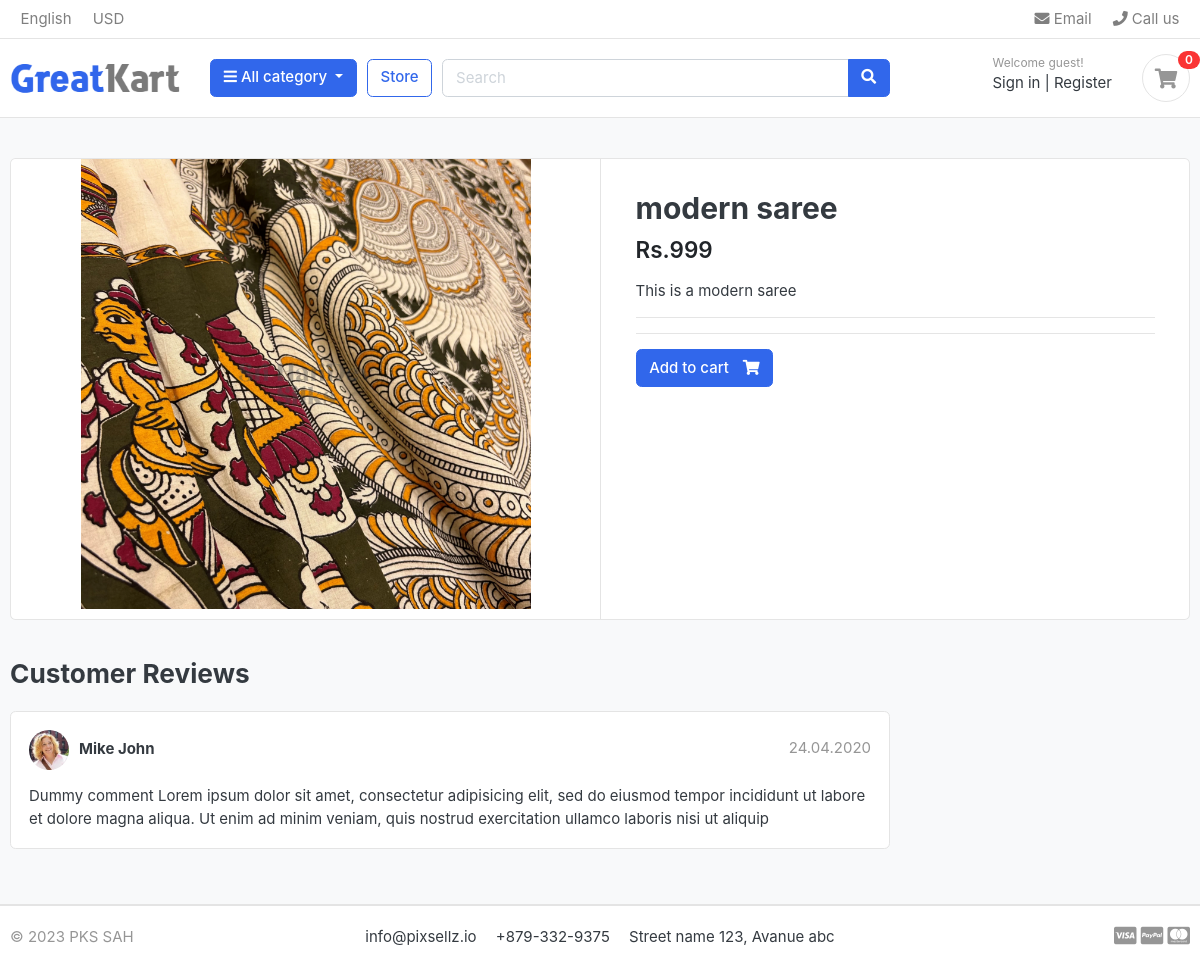
Screenshot of /store/modern-saree/modern-saree/ with the database file from the repository.
### store/models.py (models this page shows, shortened)
class Product(models.Model):
    product_name = models.CharField(max_length=200, unique=True)
    slug = models.SlugField(max_length=200, unique=True)
    description = models.TextField(max_length=500, blank=True)
    price = models.IntegerField()
    images = models.ImageField(upload_to='photos/products')
    stock = models.IntegerField()
    is_available = models.BooleanField(default=True)
    category = models.ForeignKey(Category, on_delete=models.CASCADE)
    created_date = models.DateField(auto_now_add=True)
    modified_date = models.DateTimeField(auto_now=True)

### store/views.py (the view)
# urls.py: path('<slug:category_slug>/<slug:product_slug>/', views.product_detail, name='product_detail'),
def product_detail(request, category_slug, product_slug):
    try:
        single_product = Product.objects.get(category__slug=category_slug, slug=product_slug)
    except Exception as e:
        raise e
    context = {
        'single_product' : single_product,
    }
    return render(request, 'store/product_detail.html', context)

### category/context_processors.py (called while the page is built)
def menu_links(request):
    links = Category.objects.all()
    return dict(links=links)

### category/models.py (called while the page is built)
    def get_url(self):
        return reverse('product_by_category', args=[self.slug])

### templates/store/product_detail.html
{% extends 'base.html' %}
{% load static %}
{% block content %}
<section class="section-content padding-y bg">
    <div class="container">
    <div class="card">
        <div class="row no-gutters">
            <aside class="col-md-6">
    <article class="gallery-wrap">
        <div class="img-big-wrap">
           <a href="#"><img src="{{single_product.images.url}}"></a>
        </div>
    </article>
            </aside>
            <main class="col-md-6 border-left">
    <article class="content-body">
    <h2 class="title">{{ single_product.product_name }}</h2>
    <div class="mb-3">
        <var class="price h4">Rs.{{single_product.price}}</var>
    </div>
    <p>{{single_product.description}}</p>
    <hr>
        <hr>
        {% if single_product.stock <= 0 %}
           <h5 class="text-danger">Out of Stock</h5>
        {% else %}
            <a href="{% url 'add_cart' single_product.id %}" class="btn  btn-primary"> <span class="text">Add to cart</span> <i class="fas fa-shopping-cart"></i>  </a>
          {%endif%}
        </article>
            </main>
        </div>
    </div>
    <br>
    <div class="row">
                <div class="col-md-9">
        <header class="section-heading">
            <h3>Customer Reviews </h3>
        </header>
        <article class="box mb-3">
            <div class="icontext w-100">
                <img src="{% static './images/avatars/avatar1.jpg' %}" class="img-xs icon rounded-circle">
                <div class="text">
                    <span class="date text-muted float-md-right">24.04.2020 </span>
                    <h6 class="mb-1">Mike John </h6>
                </div>
            </div>
            <div class="mt-3">
                <p>
                    Dummy comment Lorem ipsum dolor sit amet, consectetur adipisicing elit, sed do eiusmod
                    tempor incididunt ut labore et dolore magna aliqua. Ut enim ad minim veniam,
                    quis nostrud exercitation ullamco laboris nisi ut aliquip
                </p>
            </div>
        </article>
        </div>
    </div>
    </div>
    </section>
{% endblock %}

### static/css/ui.css (style rules this page uses)
html { font-family: "Inter", sans-serif; font-size: 15px; }
.content-body { flex: 1 1 auto; padding: 2rem 2.3rem; }
.img-xs, .img-sm, .img-md, .img-lg { -o-object-fit: cover; object-fit: cover; flex-shrink: 0; flex-grow: 0; }
.img-xs { width: 40px; height: 40px; }
.padding-y { padding-top: 40px; padding-bottom: 40px; }
var { font-style: normal; }
article:after, .form-group:after { display: block; clear: both; content: ""; }
.bg { background-color: #f8f9fa; }
.section-heading { margin-bottom: 20px; margin-top: 15px; }
p:last-child { margin-bottom: 0; }
.btn .text + i { margin-left: 10px; }
.icontext { display: inline-flex; align-items: center; vertical-align: middle; }
.icontext .text { width: 100%; line-height: 1.2; }
.icontext .icon { position: relative; margin-right: 10px; flex-shrink: 0; flex-grow: 0; }
.price { font-weight: 600; color: #212529; }
.box { padding: 18px; background: #fff; border-radius: 0.37rem; border: 1px solid #e4e4e4; }
.box img { max-width: 100%; }
.gallery-wrap .img-big-wrap { margin-bottom: 10px; border-radius: 0.37rem; overflow: hidden; background-color: #fff; }
.gallery-wrap .img-big-wrap a { text-align: center; display: block; }
.gallery-wrap .img-big-wrap img { height: 450px; width: auto; display: inline-block; }

### rows the page displays
Product: images (picture), product_name "modern saree", price "999", description "This is a modern saree"
